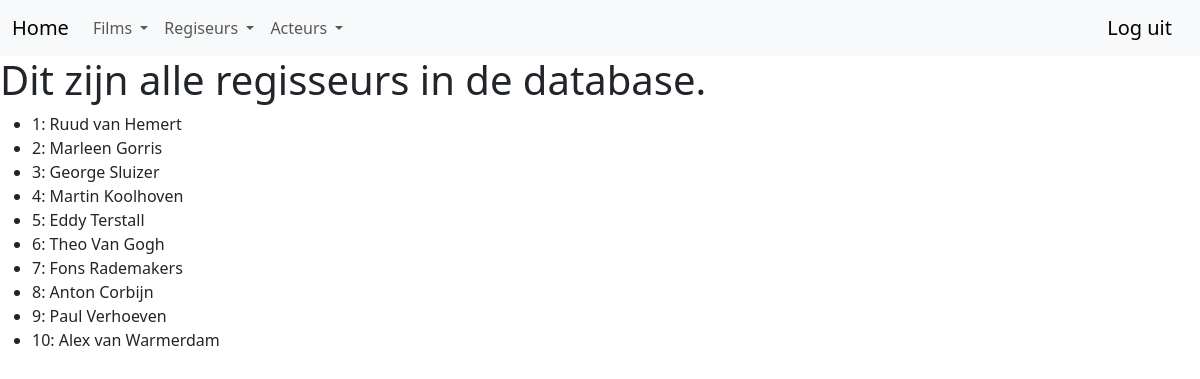
Page /listregisseurs (signed in) on the committed database.
### myproject/models.py (models this page shows, shortened)
class Regisseur(db.Model):
    __tablename__ = 'regisseur'
    id = db.Column(db.Integer,primary_key=True,autoincrement=True)
    voornaam = db.Column(db.Text)
    achternaam = db.Column(db.Text)
    def __repr__(self):
        return f"{self.id}: {self.voornaam} {self.achternaam}"

### app.py (the view)
@app.route('/listregisseurs')
def list_regisseurs():
    regisseurs = Regisseur.query.all()
    return render_template('listregisseurs.html', regisseurs = regisseurs)

### myproject/models.py (called while the page is built)
@login_manager.user_loader
def load_user(user_id):
    return User.query.get(user_id)

### myproject/templates/listregisseurs.html
{% extends "base.html" %}
{% block content %}
<div class="jumbotron">
  <h1>Dit zijn alle regisseurs in de database.</h1>
  <ul>
    {% for regisseur in regisseurs  %}
    <li>{{regisseur}}</li>
    {% endfor %}
  </ul>
</div>
{% endblock %}

### rows in the picture
Regisseur: id+voornaam+achternaam "1: Ruud van Hemert"
Regisseur: id+voornaam+achternaam "2: Marleen Gorris"
Regisseur: id+voornaam+achternaam "3: George Sluizer"
Regisseur: id+voornaam+achternaam "4: Martin Koolhoven"
Regisseur: id+voornaam+achternaam "5: Eddy Terstall"
Regisseur: id+voornaam+achternaam "6: Theo Van Gogh"
Regisseur: id+voornaam+achternaam "7: Fons Rademakers"
Regisseur: id+voornaam+achternaam "8: Anton Corbijn"
Regisseur: id+voornaam+achternaam "9: Paul Verhoeven"
Regisseur: id+voornaam+achternaam "10: Alex van Warmerdam"
